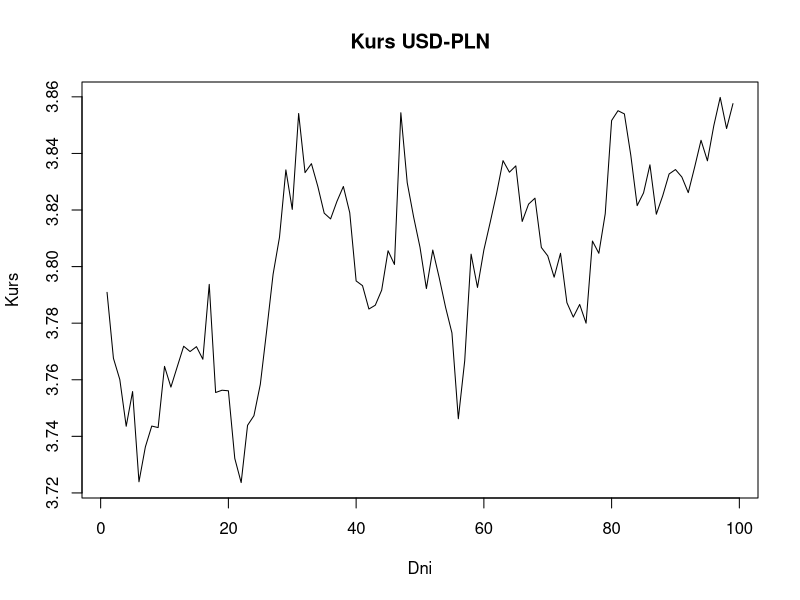
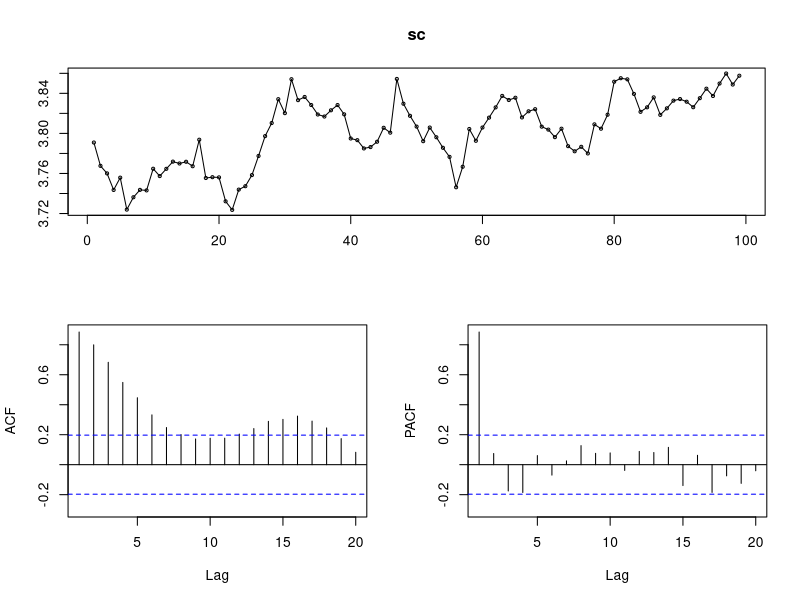
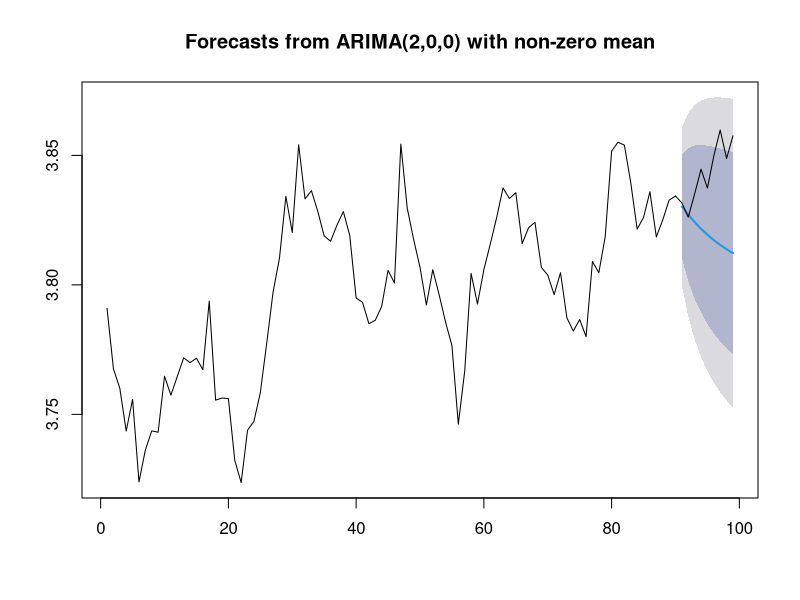
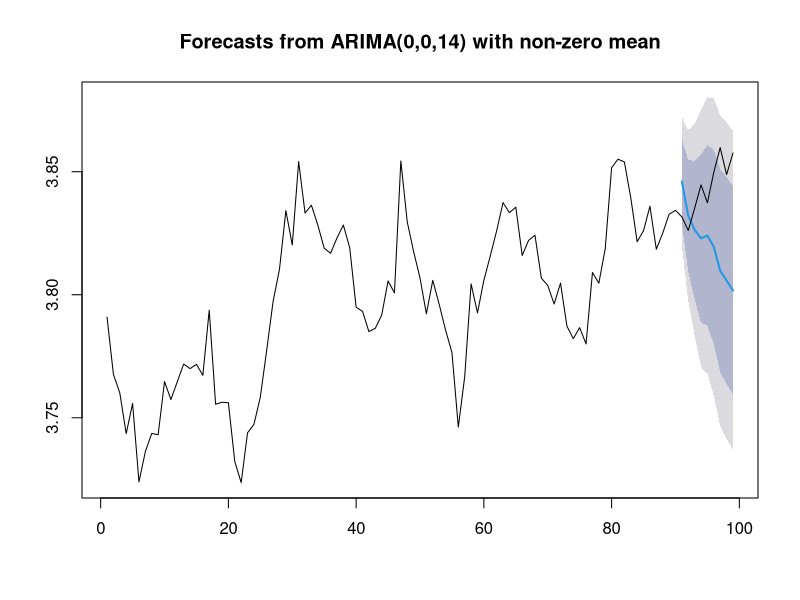
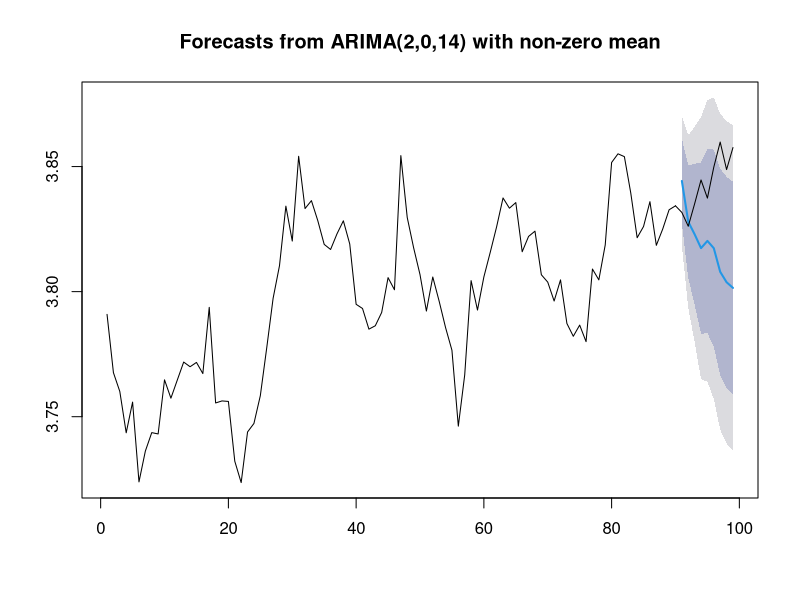
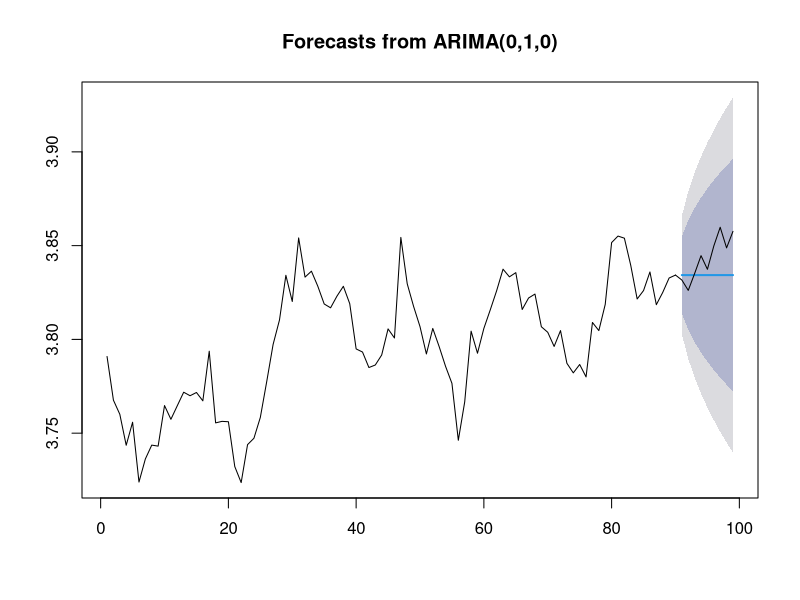
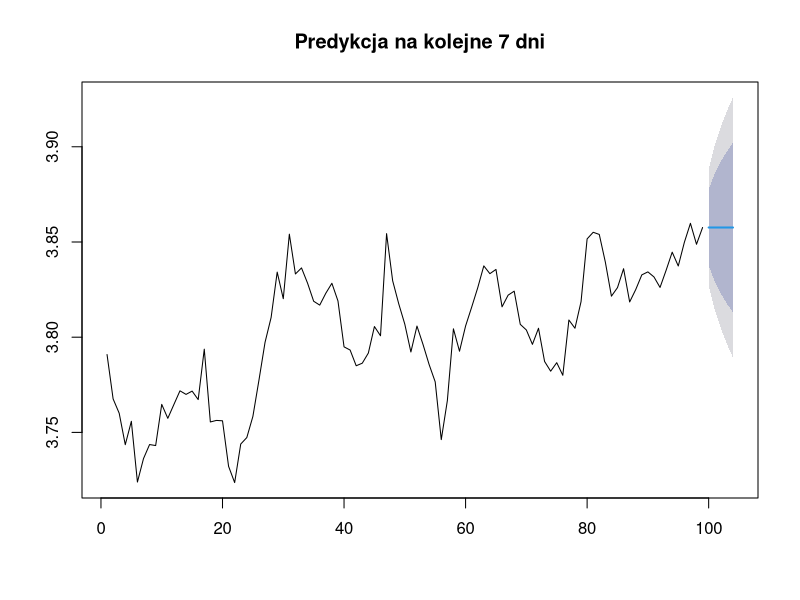

The R script that drew these images, in order:
## ---- chunk 1
library(tseries)
library(forecast)
library(dplyr)
library(zoo)
library(stats)

## ---- chunk 2
dane = read.csv2("usdpln_d.csv",header = FALSE, dec = ".")
## ---- chunk 3
sc <- ts(dane, frequency = 1)
head(sc)
length(sc)
## ---- chunk 4
plot(sc, main = "Kurs USD-PLN", ylab = "Kurs",xlab = "Dni")
## ---- chunk 5
tsdisplay(sc)
## ---- chunk 6

adf.test(sc, alternative = "stationary")

## ---- chunk 7
p<-2
q<-14
d<-0
## ---- chunk 8
train<-window(sc, end= 90)
test<-window(sc,start=90)
## ---- chunk 9
AR<-arima(train, c(p,d,0))
summary(AR)
## ---- chunk 10
MA<-arima(train, c(0,d,q))
summary(MA)
## ---- chunk 11
ARMA<- arima(train, c(p,d,q))
summary(ARMA)
## ---- chunk 12
ARIMA<- auto.arima(train)
summary(ARIMA)
## ---- chunk 13
prognozaAR<-forecast(AR,h=length(test)-1)
plot(prognozaAR,type="l")
lines(test)

## ---- chunk 14
prognozaMA<-forecast(MA,h=length(test)-1)
plot(prognozaMA,type="l")
lines(test)
## ---- chunk 15
prognozaARMA<-forecast(ARMA,h=length(test)-1)
plot(prognozaARMA,type="l")
lines(test)
## ---- chunk 16
prognozaARIMA<-forecast(ARIMA,h=length(test)-1)
plot(prognozaARIMA,type="l")
lines(test)
## ---- chunk 17
m1<-mean( (prognozaAR$mean - test)^2, na.rm = TRUE)
m2<-mean( (prognozaMA$mean - test)^2, na.rm = TRUE)
m3<-mean( (prognozaARMA$mean - test)^2, na.rm = TRUE)

m4<-mean( (prognozaARIMA$mean - test)^2, na.rm = TRUE)
## ---- chunk 18
min(m1,m2,m3,m4)
## ---- chunk 19
train1<-window(sc, end= 99)
## ---- chunk 20
A<- auto.arima(train1)
summary(A)
## ---- chunk 21
prognoza<-forecast(A,h=5)
plot(prognoza,type="l", main="Predykcja na kolejne 7 dni")
## ---- chunk 22
prognoza
## ---- chunk 23
sc[98]
